Frame 1 (no input): blank canvas, image omitted
Frame 60 (no input): blank canvas, image omitted
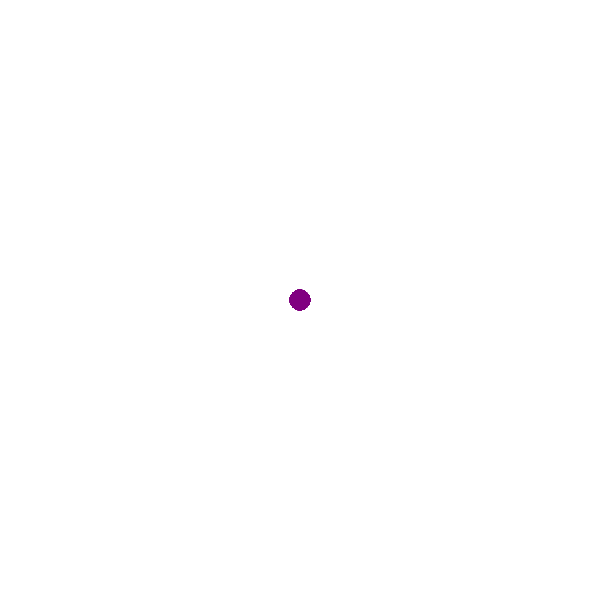
Frame 120 (the mouse pressed at the canvas centre since frame 60)

The p5.js sketch whose frames 1 and 60 were blank and that drew this single picture after the mouse press (run headless with seeded random() and noise() and a simulated clock; from frame 60 on, the mouse is pressed at the canvas centre):

// p5.js sketch
// ── sketch.js
function setup() {
    createCanvas(600, 600);
    background("white");
  }
  
  function draw() {
    stroke("purple");
    fill("purple");
  
    // console.log(mouseIsPressed)
  
    if (mouseIsPressed) {
     circle(mouseX, mouseY, 20, 35);
    }
  }
